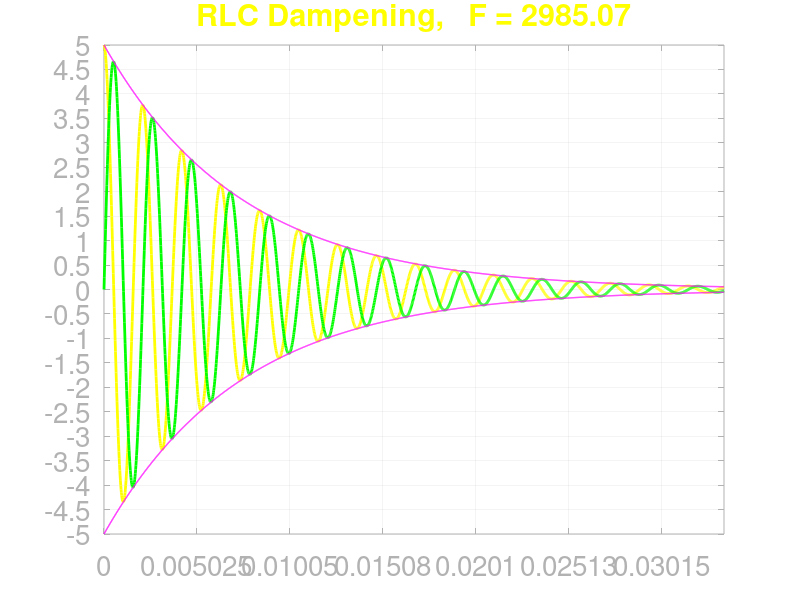

This figure's MATLAB source:
# damped_RLC
warning('off', 'Octave:possible-matlab-short-circuit-operator');

close

L = 56E-3
C = 2E-6
R = 15
V0 = 5;
%------------------------------------------------------------------------------
function [zind] = zeroCross(M, pn)
% zeroCross(M, pn)
%     M = vector with values crossing zero
%     pn > 0: return indexes where M(ind) < 0 and M(index+1) > 0;
%     pn < 0: return indexes where M(ind) > 0 and M(index+1) < 0;
%     pn == 0: return indexes where M(ind) < 0 and M(index+1) > 0 and
%              indexes where M(ind) > 0 and M(index+1) < 0;

    if nargin < 2
        pn = 0;
    end
    % disp(pn)
    zind = [];
    n = numel(M);
    for t = 1:n - 1
        if (pn == 0) && (((M(t)<0) && (M(t+1)>0)) | ((M(t)>0) && (M(t+1)<0)))
            zind = [zind, t];
        elseif (pn > 0) && (M(t) < 0) && (M(t+1) > 0)
            zind = [zind, t];
        elseif (pn < 0) && (M(t) > 0) && (M(t+1) < 0)
            zind = [zind, t];
        end
    end
end
%------------------------------------------------------------------------------
f = sqrt(1/(L*C)-R^2/(4 * L^2))
y = R / (2 * L)
T = 1 / f
t = 0:T / 20:100*T;
qc = @(t, V0, R, L, C, y) V0 .* exp(-y.*t) .* cos(sqrt(1/(L*C)-R^2/(4*L^2)).*t);
qs = @(t, V0, R, L, C, y) V0 .* exp(-y.*t) .* sin(sqrt(1/(L*C)-R^2/(4*L^2)).*t);
q_env = @(t, V0, y) V0 .* exp(-y.*t);

vc = qc(t, V0, R, L, C, y);
vs = qs(t, V0, R, L, C, y);
v_env = q_env(t, V0, y);

figure();
axis();

pc = plot(t, vc, 'y', 'linewidth', 2); % dampened oscillations
hold on
ps = plot(t, vs, 'g', 'linewidth', 2); % dampened oscillations
ph = plot(t, v_env, 'm', 'linewidth', 1); % Positive envelope
phn = plot(t, -v_env, 'm', 'linewidth', 1); % Negative envelope

Zc = zeroCross(vc, -1) % Find indexes where cosin plot crosses zero.
Zs = zeroCross(vs, -1) % Find indexes where sin plot crosses zero.

%------------------------------------------------------------------------------
% set(gcf, 'Position', [145, 522, 1698, 954]);
pause(.5)
set(gcf, 'Position', [145, 520, 1700, 960]); % set figure size

titleStr = sprintf("RLC Dampening,   F = %d", f)

title(titleStr, 'fontsize', 30, 'fontweight', 'bold', 'color', 'y');
set(gca, 'fontsize', 20);
set(gca, 'XLim', [0, 100*T], 'YLim', [-V0, V0]);
set(gca, 'XTick', 0.00:15 * T:150*T);
set(gca, 'YTick', -V0:V0/10:V0);
set(gca, 'color', 'k');
set(gcf, 'color', 'k');
set(gca, 'XColor', [.7, .7, .7])
set(gca, 'YColor', [.7, .7, .7])
grid on;

